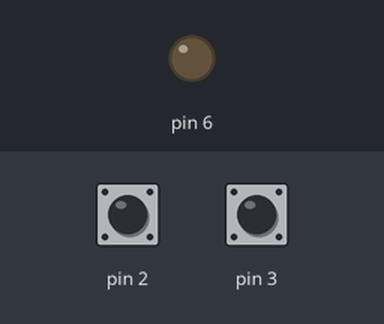
Simulated run of this sketch. Board: Arduino Uno, built with avr-gcc and run on an emulated ATmega328P. Parts: output pins drawn as LEDs (lit = HIGH). Inputs (shaded band) come from the test bench; at power-on: pin 2 HIGH, pin 3 HIGH.

Above: at 1.2 s.
1.3 s: pin 2 pulled LOW for 0.15 s
At 1.7 s:
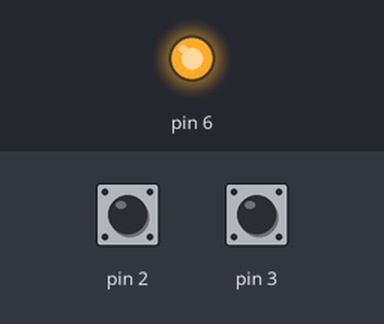
2.9 s: pin 3 pulled LOW for 0.15 s
At 4.1 s:
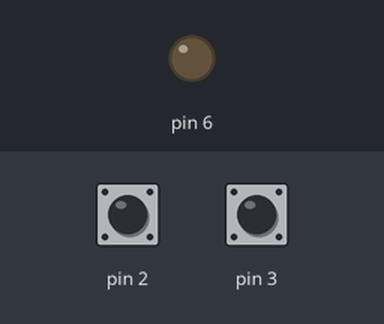
4.5 s: pin 2 pulled LOW for 1 s
At 5.3 s:
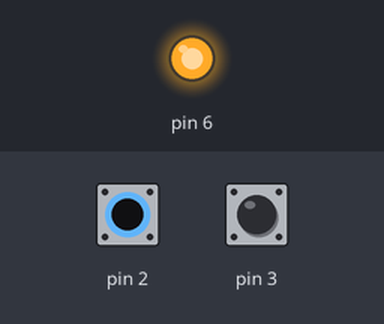
Timing chart, 0 to 7.5 s (numbered marks = the images above; inputs shaded):
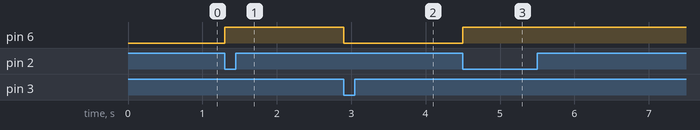

Measured:
- after the input at 1.3 s, pin 6: LOW → HIGH at once
- after the input at 2.9 s, pin 6: HIGH → LOW at once
- after the input at 4.5 s, pin 6: LOW → HIGH at once

The sketch:

ISR_FanOnOff.ino
```cpp
volatile int fanOut = 0;

void setup() {
  // put your setup code here, to run once:
  pinMode(6, OUTPUT);
  pinMode(2, INPUT_PULLUP);
  pinMode(3, INPUT_PULLUP);
  attachInterrupt(digitalPinToInterrupt(2), fanOn, FALLING);
  attachInterrupt(digitalPinToInterrupt(3), fanOff, FALLING);
}

void loop() {
  // put your main code here, to run repeatedly:
  analogWrite(6, fanOut);
}

void fanOn () {
  fanOut = 255;
}

void fanOff () {
  fanOut = 0;
}
```
